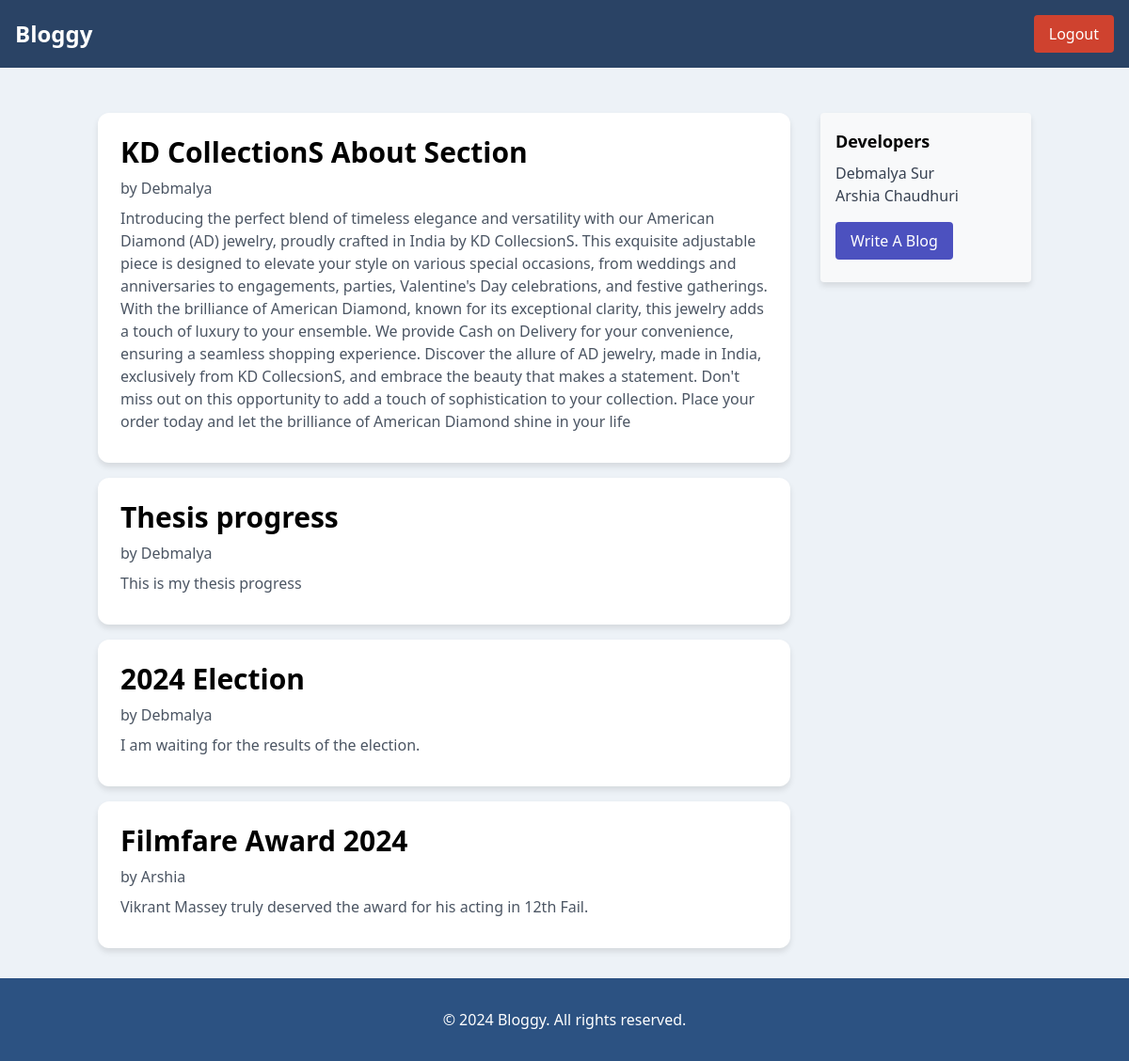
The page /home (signed in) on the database its author committed.
### utils/db.py (models this page shows)
class Blog(db.Model):
    blogId = db.Column(db.String(50), primary_key=True)
    title = db.Column(db.String(100), nullable=False)
    body = db.Column(db.String(1000), nullable=False)
    imageURI = db.Column(db.String(50), nullable=True)
    blogsCreated = db.relationship('AllBlogs', backref='blog', cascade='all, delete-orphan')

class AllBlogs(db.Model):
    userName = db.Column(db.String(50), db.ForeignKey('user.userName', ondelete='CASCADE'), primary_key=True)
    blogId = db.Column(db.String(50), db.ForeignKey('blog.blogId', ondelete='CASCADE'), primary_key=True)

### main.py (the view)
@app.route('/')
@app.route('/home')
def home():
    data = display_all()
    return render_template('home.html', data=data, length = len(data))

### functionalities/displayAll.py (called while the page is built)
def display_all():
    blogs = AllBlogs.query.all()
    result=[]
    for blog in blogs:
        userName=blog.userName
        blogId=blog.blogId
        blogData=Blog.query.get(blogId)
        blogTitle=blogData.title
        blogBody=blogData.body
        blogImageURI=blogData.imageURI
        post={}
        post["userName"] = userName
        post["blogId"] = blogId
        post["title"] = blogTitle
        post["body"] = blogBody
        post["imageURI"] = blogImageURI
        result.append(post)
    result = result[::-1]
    return result

### templates/home.html (shortened to what this page needs)
<!DOCTYPE html>
<html lang="en">
<head>
    <link rel="stylesheet" href="/static/home.css">
    <link href="https://cdn.jsdelivr.net/npm/tailwindcss@2.2.19/dist/tailwind.min.css" rel="stylesheet">
</head>
<body>
    <nav class="navbar p-4 flex justify-between items-center">
        <a href="/"><div class="text-white text-2xl font-bold">Bloggy</div></a>
        {% if "userName" in session %}
        <a href="/logout"><button class="text-white px-4 py-2 rounded logout">Logout</button></a>
        {% else %}
        <a href="/login"><button class="text-white px-4 py-2 rounded">Login / Signup</button></a>
        {% endif %}
    </nav>
    <div class="container mx-auto mt-8 flex">
        <div class="w-3/4 p-4">
            {% for i in range(length) %}
            <a href="/blog/{{data[i]['blogId']}}">
                <div class="blog-card mb-4 p-6">
                    <h2 class="text-3xl font-bold mb-2">{{ data[i]['title'] }}</h2>
                    <p class="text-gray-600 mb-2">by {{ data[i]['userName'] }}</p>
                    <p class="text-gray-600 mb-2">{{data[i]['body']}}</p>
                </div>
            </a>
            {% endfor %}
        </div>
        <div class="w-1/4 p-4 sticky top-0">
            <div class="promotion-card p-4 rounded">
                <h3 class="text-lg font-semibold mb-2">Developers</h3>
                <p class="text-gray-700">Debmalya Sur</p>
                <p class="text-gray-700">Arshia Chaudhuri</p>
                {% if "userName" in session %}
                <div class="mb-2 mt-4">
                    <a href="/write"><button class="text-white px-4 py-2 rounded">Write A Blog</button></a>
                </div>
                {% endif %}
            </div>
        </div>
    </div>
    <footer>
        <p>&copy; 2024 Bloggy. All rights reserved.</p>
    </footer>
</body>
</html>

### static/home.css (style rules this page uses)
body { display: flex; flex-direction: column; min-height: 100vh; background-color: #edf2f7; font-family: 'Poppins', sans-serif; }
.blog-card { background-color: #ffffff; border-radius: 12px; box-shadow: 0 4px 6px rgba(0, 0, 0, 0.1); padding: 20px; }
.navbar { background-color: #2a4365; }
.navbar button { background-color: #4c51bf; transition: background-color 0.3s ease; }
.navbar button.logout { background-color: #cf422f; transition: background-color 0.3s ease; }
div button { background-color: #4c51bf; transition: background-color 0.3s ease; }
.blog-card { background-color: #ffffff; border-radius: 12px; box-shadow: 0 4px 6px rgba(0, 0, 0, 0.1); transition: transform 0.3s ease; }
.promotion-card { background-color: #f8f9fa; border-radius: 12px; box-shadow: 0 4px 6px rgba(0, 0, 0, 0.1); }
footer { text-align: center; margin-top: auto; background-color: #2c5282; color: #ffffff; padding: 2rem 0; text-align: center; }

### rows shown on the page
Blog: title "KD CollectionS About Section", body "Introducing the perfect blend of timeless elegance and versatility with our American Diamond (AD) jewelry, proudly crafted in India by KD CollecsionS. This exquisite adjustable piece is designed to elevate your style on various special occasions, from weddings and anniversaries to engagements, parties, Valentine's Day celebrations, and festive gatherings. With the brilliance of American Diamond, known for its exceptional clarity, this jewelry adds a touch of luxury to your ensemble. We provide Cash on Delivery for your convenience, ensuring a seamless shopping experience. Discover the allure of AD jewelry, made in India, exclusively from KD CollecsionS, and embrace the beauty that makes a…"
AllBlogs: userName "Debmalya"
Blog: title "Thesis progress", body "This is my thesis progress"
AllBlogs: userName "Debmalya"
Blog: title "2024 Election", body "I am waiting for the results of the election."
AllBlogs: userName "Debmalya"
Blog: title "Filmfare Award 2024", body "Vikrant Massey truly deserved the award for his acting in 12th Fail."
AllBlogs: userName "Arshia"
